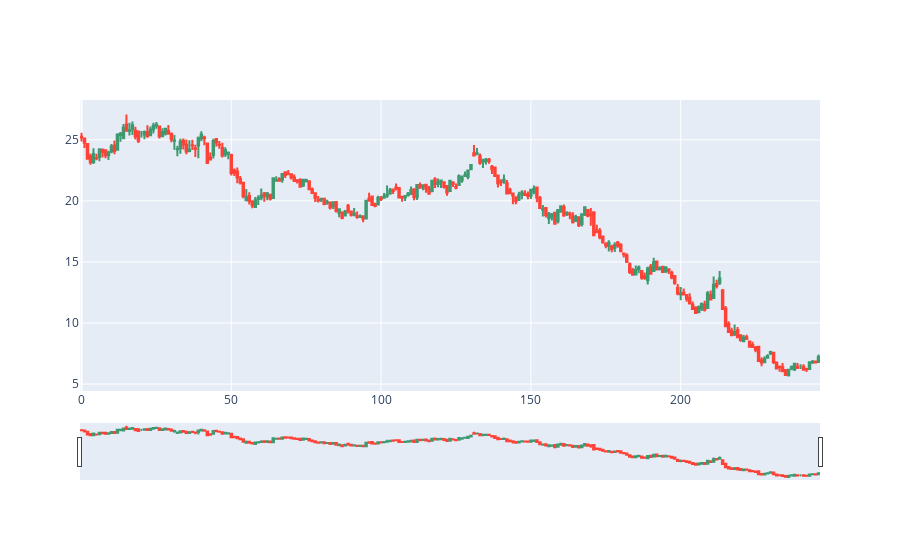

Notebook cell for this chart:
### Code cell
Candlestick_chart = go.Figure(data=[go.Candlestick(x= Project.index, 
                                                   open = Project['First negociation'], 
                                                   high = Project['Greater negociation'], 
                                                   low = Project['Lower negotiation'], 
                                                   close = Project['Closing negociation'])])

Candlestick_chart.show()

### Figure 1 — Plotly figure (JSON) as saved in the notebook; plotly's stock layout.template omitted (floating-point values rounded to 4 significant figures; data arrays with more than 128 entries replaced by an {"elided": "..."} marker saying what was removed)
{"data": [{"close": {"elided": "247 float values"}, "high": {"elided": "247 float values"}, "low": {"elided": "247 float values"}, "open": {"elided": "247 float values"}, "type": "candlestick", "x": {"elided": "247 int values"}}], "layout": {}}
